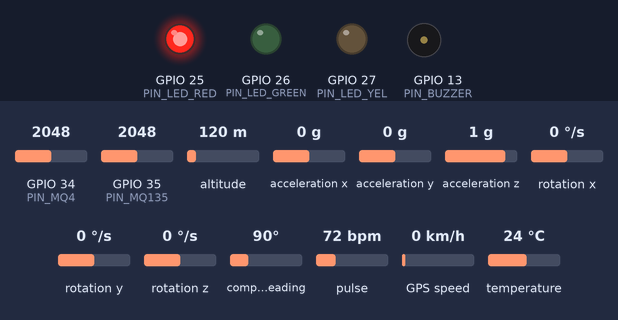
Bench run of a sketch on a simulated ESP32. On the bench: output pins drawn as LEDs (lit = HIGH), buzzer (waves = sounding, pin HIGH). The test bench sets the inputs (shaded band); at power-on: GPIO 35 (PIN_MQ135) = 2048, GPIO 34 (PIN_MQ4) = 2048, altitude 120 m, acceleration x 0 g, acceleration y 0 g, acceleration z 1 g, rotation x 0 °/s, rotation y 0 °/s, rotation z 0 °/s, compass heading 90°, pulse 72 bpm, GPS speed 0 km/h, temperature 24 °C. WiFi joins after 1.5 s; servers stay silent unless stated; uploads are accepted with an empty reply; EEPROM starts erased; the GPS gets a fix after 3 s at 37.7749, -122.4194 with 8 satellites; what the sketch prints to the serial monitor is not drawn.

Above: at 1.7 s.
1.8 s: GPIO 35 (PIN_MQ135) set to 739
5.9 s: GPIO 35 (PIN_MQ135) set to 617
At 7.0 s:
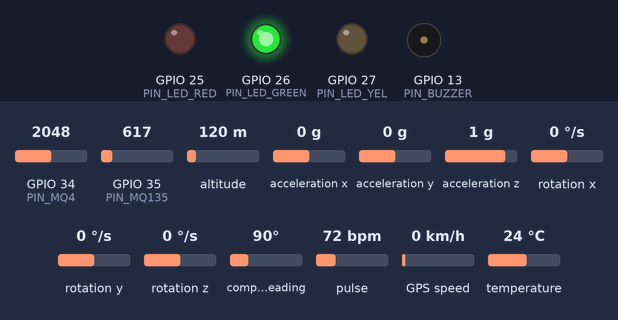
7.5 s: GPIO 35 (PIN_MQ135) set to 56
9.0 s: GPIO 35 (PIN_MQ135) set to 46
At 11.7 s:
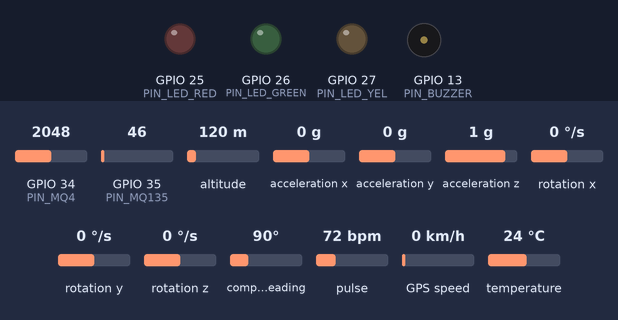
13.1 s: GPIO 35 (PIN_MQ135) set to 122
At 14.2 s:
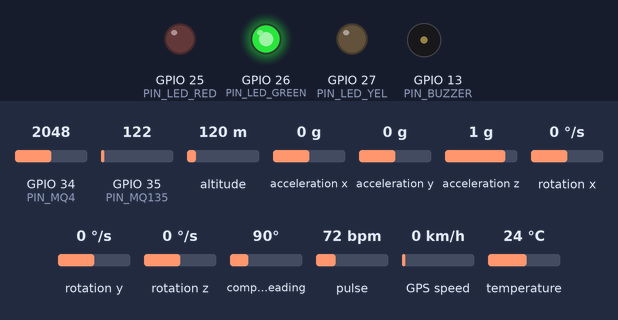
15.0 s: GPIO 34 (PIN_MQ4) set to 2129
16.5 s: GPIO 34 (PIN_MQ4) set to 2249
At 17.7 s:
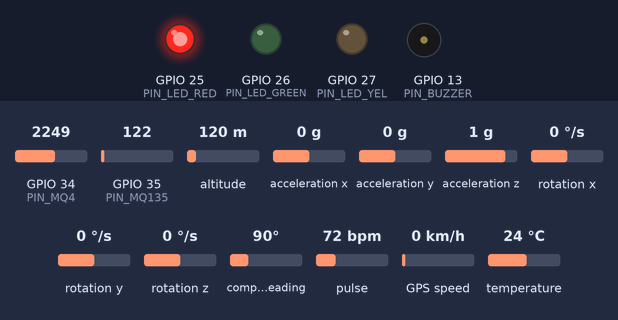
Timing chart, 0 to 21.6 s (numbered marks = the images above; inputs shaded):
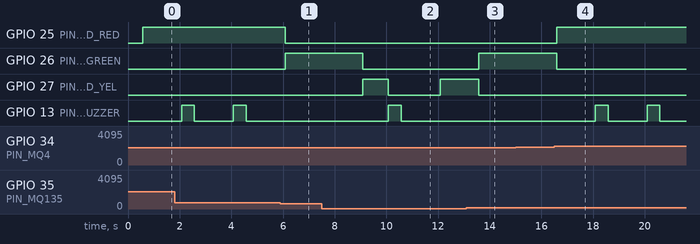

The sketch:

skimms_esp32_firmware.ino
```cpp
/**
 * SKIMMS - Smart Kavach for Intelligent Mine Monitoring
 * ESP32 Helmet Firmware v2.5.2-enterprise
 * Team HEXACREW, Dept. of Applied Optics and Photonics, University of Calcutta
 *
 * Hardware Pinout:
 * - MQ-4 Methane: GPIO34 (ADC1_CH6)
 * - MQ-135 Toxic Air: GPIO35 (ADC1_CH7)
 * - I2C SDA: GPIO21, SCL: GPIO22 (MPU6050 at 0x68, MAX30105 at 0x57)
 * - GPS NEO-6M: UART2 (RX2: GPIO16, TX2: GPIO17, 9600 baud)
 * - Green LED: GPIO26, Yellow LED: GPIO27, Red LED: GPIO25, Buzzer: GPIO13
 *
 * Key Architectural Upgrades:
 * 1. Hardware Task Watchdog Timer (esp_task_wdt, 5s timeout) on both Core 0 & Core 1
 * 2. Dynamic Sensor Calibration Engine:
 *    - Ingests R0, RL, and curve constants (A, B) from Server via /api/helmet/calibration
 *    - Converts raw 12-bit ADC -> Sensor Resistance Rs -> Calibrated PPM
 *    - Evaluates hazards against calibrated thresholds
 * 3. 20-packet offline ring buffer for tunnel blindspots
 */

#include <WiFi.h>
#include <HTTPClient.h>
#include <Wire.h>
#include <Adafruit_MPU6050.h>
#include <Adafruit_Sensor.h>
#include "MAX30105.h"
#include <TinyGPSPlus.h>
#include <Preferences.h>
#include <esp_task_wdt.h>

// ----------------------------------------------------
// Node Configuration & Device Authorization Key
// ----------------------------------------------------
#define BOARD_ID "ESP32_NODE_01"
const char* DEVICE_KEY = "kavach_devkey_9f81c201a4bc88";

// WiFi Credentials (2.4 GHz)
const char* WIFI_SSID = "MINE_AP_SECTOR_A";
const char* WIFI_PASS = "KavachSecure2026";

// Server Endpoints
const char* SERVER_TELEMETRY_URL = "http://192.168.1.100:3000/api/telemetry";
const char* SERVER_CALIBRATION_URL = "http://192.168.1.100:3000/api/helmet/calibration";

// ----------------------------------------------------
// Hardware Watchdog Timer Config
// ----------------------------------------------------
#define WDT_TIMEOUT_SECONDS 5

// ----------------------------------------------------
// GPIO Pin Definitions
// ----------------------------------------------------
#define PIN_MQ4       34
#define PIN_MQ135     35
#define PIN_LED_GREEN 26
#define PIN_LED_YEL   27
#define PIN_LED_RED   25
#define PIN_BUZZER    13
#define GPS_RX_PIN    16
#define GPS_TX_PIN    17

#define ACCEL_IMPACT  24.5  // m/s^2

// ----------------------------------------------------
// Sensor Calibration Parameters Structure
// ----------------------------------------------------
struct CalibrationConfig {
  float mq4_r0 = 10.0;       // Clean air sensor resistance in kOhms (after 48h burn-in)
  float mq4_rl = 20.0;       // Load resistor on breakout board in kOhms
  float mq4_curve_a = 1000.0;// Power law constant A (PPM = A * (Rs/R0)^B)
  float mq4_curve_b = -2.85; // Power law exponent B for CH4
  float mq4_limit_ppm = 1000.0; // 1000 ppm CH4 early warning limit

  float mq135_r0 = 76.6;     // Clean air resistance in kOhms
  float mq135_rl = 20.0;     // Load resistor in kOhms
  float mq135_curve_a = 110.0;
  float mq135_curve_b = -2.86;
  float mq135_limit_ppm = 50.0; // 50 ppm air quality threshold
};

CalibrationConfig calib;
Preferences prefs;

// ----------------------------------------------------
// Hardware Instances & Telemetry Queue
// ----------------------------------------------------
Adafruit_MPU6050 mpu;
MAX30105 particleSensor;
TinyGPSPlus gps;
HardwareSerial gpsSerial(2);

struct TelemetryPacket {
  char json[450];
};

#define QUEUE_SIZE 20
QueueHandle_t telemetryQueue;

// Sensor Health Flags
bool mpu_ok = false;
bool max_ok = false;
bool mq4_ok = false;
bool mq135_ok = false;

// ----------------------------------------------------
// Calibration Calculation Helpers
// ----------------------------------------------------
float calculatePpm(int rawAdc, float r0, float rl, float a, float b) {
  if (rawAdc <= 20) return 0.0f;
  if (rawAdc >= 4075) return 9999.0f; // Saturated

  // 12-bit ADC (0..4095), 3.3V VCC
  float voltage = (rawAdc / 4095.0f) * 3.3f;
  if (voltage >= 3.25f) voltage = 3.25f;

  // Rs = (Vcc - Vout) * RL / Vout
  float rs = ((3.3f - voltage) / voltage) * rl;
  if (rs <= 0.01f || r0 <= 0.01f) return 0.0f;

  float ratio = rs / r0;
  float ppm = a * pow(ratio, b);
  return (ppm < 0.0f) ? 0.0f : ppm;
}

void loadStoredCalibration() {
  prefs.begin("skimms_cal", false);
  calib.mq4_r0 = prefs.getFloat("mq4_r0", calib.mq4_r0);
  calib.mq4_rl = prefs.getFloat("mq4_rl", calib.mq4_rl);
  calib.mq4_curve_a = prefs.getFloat("mq4_a", calib.mq4_curve_a);
  calib.mq4_curve_b = prefs.getFloat("mq4_b", calib.mq4_curve_b);
  calib.mq4_limit_ppm = prefs.getFloat("mq4_lim", calib.mq4_limit_ppm);

  calib.mq135_r0 = prefs.getFloat("mq135_r0", calib.mq135_r0);
  calib.mq135_rl = prefs.getFloat("mq135_rl", calib.mq135_rl);
  calib.mq135_curve_a = prefs.getFloat("mq135_a", calib.mq135_curve_a);
  calib.mq135_curve_b = prefs.getFloat("mq135_b", calib.mq135_curve_b);
  calib.mq135_limit_ppm = prefs.getFloat("mq135_lim", calib.mq135_limit_ppm);
  prefs.end();
  Serial.printf("[Calib] Stored MQ-4 R0=%.2f kOhm, MQ-135 R0=%.2f kOhm loaded\n", calib.mq4_r0, calib.mq135_r0);
}

// ----------------------------------------------------
// Core 0 Task: WiFi, HTTPClient & Watchdog Petting
// ----------------------------------------------------
void NetworkTask(void *pvParameters) {
  Serial.println("[Core 0] Network task registering to Task Watchdog...");
  // Register this Core 0 task with the Hardware Task Watchdog
  esp_task_wdt_add(NULL);

  WiFi.mode(WIFI_STA);
  WiFi.begin(WIFI_SSID, WIFI_PASS);

  HTTPClient http;
  TelemetryPacket packet;
  unsigned long lastCalibSync = 0;

  for (;;) {
    // Pet Core 0 watchdog on every iteration
    esp_task_wdt_reset();

    // Check WiFi Connection
    if (WiFi.status() != WL_CONNECTED) {
      WiFi.reconnect();
      vTaskDelay(pdMS_TO_TICKS(1000));
      continue;
    }

    // Periodic Calibration Sync (Every 60 seconds)
    unsigned long now = millis();
    if (now - lastCalibSync > 60000 || lastCalibSync == 0) {
      lastCalibSync = now;
      http.begin(SERVER_CALIBRATION_URL);
      http.addHeader("x-device-key", DEVICE_KEY);
      int code = http.GET();
      if (code == 200) {
        String payload = http.getString();
        // Parse simple JSON tokens
        // Example: {"mq4_r0":12.5,"mq4_limit_ppm":1000,"mq135_r0":78.2}
        int idx = payload.indexOf("\"mq4_r0\":");
        if (idx > 0) {
          float newR0 = payload.substring(idx + 9).toFloat();
          if (newR0 > 0.5f && newR0 != calib.mq4_r0) {
            calib.mq4_r0 = newR0;
            prefs.begin("skimms_cal", false);
            prefs.putFloat("mq4_r0", newR0);
            prefs.end();
            Serial.printf("[Calib Sync] Updated MQ-4 R0 to %.2f kOhm\n", newR0);
          }
        }
      }
      http.end();
    }

    // Dequeue next telemetry packet
    if (xQueueReceive(telemetryQueue, &packet, pdMS_TO_TICKS(100)) == pdPASS) {
      http.begin(SERVER_TELEMETRY_URL);
      http.addHeader("Content-Type", "application/json");
      http.addHeader("x-device-key", DEVICE_KEY);
      http.setTimeout(1200);

      int httpCode = http.POST(packet.json);
      if (httpCode == 200) {
        // Success
      } else if (httpCode == 401) {
        Serial.println("[Core 0 Error] 401 Unauthorized - Device Key Mismatch!");
      } else if (httpCode == 403) {
        Serial.println("[Core 0 Error] 403 Forbidden - Node ID not registered!");
      }
      http.end();
    }

    vTaskDelay(pdMS_TO_TICKS(50));
  }
}

// ----------------------------------------------------
// Setup
// ----------------------------------------------------
void setup() {
  Serial.begin(115200);
  delay(500);
  Serial.println("\n==============================================");
  Serial.println("  SKIMMS Smart Kavach Helmet Firmware v2.5.2  ");
  Serial.println("  Hardware Watchdog & Dynamic Calibration Engine");
  Serial.println("  Dept of AOP, University of Calcutta        ");
  Serial.println("==============================================");

  // 1. Initialize Hardware Task Watchdog Timer (5s timeout)
  Serial.println("[Watchdog] Initializing Hardware Task Watchdog Timer (5s)...");
  #if ESP_IDF_VERSION >= ESP_IDF_VERSION_VAL(5, 0, 0)
    esp_task_wdt_config_t wdt_config = {
      .timeout_ms = WDT_TIMEOUT_SECONDS * 1000,
      .idle_core_mask = (1 << portNUM_PROCESSORS) - 1,
      .trigger_panic = true
    };
    esp_task_wdt_init(&wdt_config);
  #else
    esp_task_wdt_init(WDT_TIMEOUT_SECONDS, true);
  #endif
  // Register main setup / loop task (Core 1)
  esp_task_wdt_add(NULL);

  // 2. Load Stored Calibration Profiles
  loadStoredCalibration();

  // 3. Configure Pins
  pinMode(PIN_LED_GREEN, OUTPUT);
  pinMode(PIN_LED_YEL, OUTPUT);
  pinMode(PIN_LED_RED, OUTPUT);
  pinMode(PIN_BUZZER, OUTPUT);

  digitalWrite(PIN_LED_GREEN, LOW);
  digitalWrite(PIN_LED_YEL, LOW);
  digitalWrite(PIN_LED_RED, LOW);
  digitalWrite(PIN_BUZZER, LOW);

  pinMode(PIN_MQ4, INPUT);
  pinMode(PIN_MQ135, INPUT);

  // 4. Initialize I2C Bus on GPIO21 (SDA), GPIO22 (SCL)
  Wire.begin(21, 22);

  // Initialize MPU6050
  if (mpu.begin()) {
    mpu.setAccelerometerRange(MPU6050_RANGE_16_G);
    mpu.setFilterBandwidth(MPU6050_BAND_21_HZ);
    mpu_ok = true;
    Serial.println("[Init] MPU6050 initialized at 0x68");
  } else {
    Serial.println("[Init Warn] MPU6050 offline!");
  }

  // Initialize MAX30105
  if (particleSensor.begin(Wire, I2C_SPEED_FAST)) {
    particleSensor.setup();
    particleSensor.setPulseAmplitudeRed(0x0A);
    particleSensor.setPulseAmplitudeGreen(0);
    max_ok = true;
    Serial.println("[Init] MAX30105 initialized at 0x57");
  } else {
    Serial.println("[Init Warn] MAX30105 offline!");
  }

  // Initialize GPS on UART2
  gpsSerial.begin(9600, SERIAL_8N1, GPS_RX_PIN, GPS_TX_PIN);

  // 5. Create Telemetry Queue for Core 0 (20 packets ring buffer)
  telemetryQueue = xQueueCreate(QUEUE_SIZE, sizeof(TelemetryPacket));

  // 6. Pin Network Task to Core 0
  xTaskCreatePinnedToCore(
    NetworkTask,
    "NetworkTask",
    8192,
    NULL,
    1,
    NULL,
    0
  );

  Serial.println("[Core 1] Local Safety Loop running with Watchdog active.");
}

// ----------------------------------------------------
// Core 1 Main Loop: Local Safety & Watchdog Petting
// ----------------------------------------------------
unsigned long lastSampleTime = 0;

void loop() {
  // CRITICAL: Pet the Hardware Watchdog on Core 1 to signal healthy operation
  esp_task_wdt_reset();

  // Feed GPS parser
  while (gpsSerial.available() > 0) {
    gps.encode(gpsSerial.read());
  }

  unsigned long now = millis();
  if (now - lastSampleTime >= 500) {
    lastSampleTime = now;

    // 1. Read Raw ADC from Gas Sensors
    int raw_mq4 = analogRead(PIN_MQ4);
    int raw_mq135 = analogRead(PIN_MQ135);
    mq4_ok = (raw_mq4 > 50 && raw_mq4 < 4090);
    mq135_ok = (raw_mq135 > 50 && raw_mq135 < 4090);

    // 2. Compute Calibrated PPM values using dynamic curves
    float mq4_ppm = calculatePpm(raw_mq4, calib.mq4_r0, calib.mq4_rl, calib.mq4_curve_a, calib.mq4_curve_b);
    float mq135_ppm = calculatePpm(raw_mq135, calib.mq135_r0, calib.mq135_rl, calib.mq135_curve_a, calib.mq135_curve_b);

    // 3. Read Accelerometer
    float total_accel = 9.8f;
    if (mpu_ok) {
      sensors_event_t a, g, temp;
      mpu.getEvent(&a, &g, &temp);
      total_accel = sqrt(a.acceleration.x * a.acceleration.x +
                         a.acceleration.y * a.acceleration.y +
                         a.acceleration.z * a.acceleration.z);
    }

    // 4. Read MAX30105 Optical Contact IR
    uint32_t irValue = 0;
    if (max_ok) {
      irValue = particleSensor.getIR();
    }

    // 5. Offline Sensors Count
    int missing = 0;
    if (!mpu_ok) missing++;
    if (!max_ok) missing++;
    if (!mq4_ok) missing++;
    if (!mq135_ok) missing++;

    // 6. Evaluate Local Safety Hazards (Combines Raw Threshold & Calibrated PPM)
    bool env_hazard = (raw_mq4 >= 2200) || (mq4_ppm >= calib.mq4_limit_ppm) ||
                      (raw_mq135 >= 2000) || (mq135_ppm >= calib.mq135_limit_ppm);

    bool is_weak_contact = (irValue >= 1000 && irValue <= 20000);
    bool health_hazard = (total_accel >= ACCEL_IMPACT) || is_weak_contact;

    // 7. Drive Local Actuators (Never blocked by WiFi)
    if (env_hazard) {
      digitalWrite(PIN_LED_RED, HIGH);
      digitalWrite(PIN_LED_YEL, LOW);
      digitalWrite(PIN_LED_GREEN, LOW);
    } else if (health_hazard || missing > 0) {
      digitalWrite(PIN_LED_RED, LOW);
      if (missing > 0) {
        digitalWrite(PIN_LED_YEL, (now / 2000) % 2 == 0 ? HIGH : LOW);
      } else {
        digitalWrite(PIN_LED_YEL, HIGH);
      }
      digitalWrite(PIN_LED_GREEN, LOW);
    } else {
      digitalWrite(PIN_LED_RED, LOW);
      digitalWrite(PIN_LED_YEL, LOW);
      digitalWrite(PIN_LED_GREEN, HIGH);
    }

    // Buzzer cadence
    unsigned long buzzPeriod = 0;
    if (env_hazard) buzzPeriod = 2000;
    else if (health_hazard) buzzPeriod = 5000;
    else if (missing > 0) buzzPeriod = 10000;

    if (buzzPeriod > 0) {
      bool active = (now % buzzPeriod) < 400;
      digitalWrite(PIN_BUZZER, active ? HIGH : LOW);
    } else {
      digitalWrite(PIN_BUZZER, LOW);
    }

    // 8. Package Telemetry Contract JSON with Raw ADC + Calibrated PPM
    bool gpsValid = gps.location.isValid();
    double lat = gpsValid ? gps.location.lat() : 22.5726;
    double lng = gpsValid ? gps.location.lng() : 88.3639;

    TelemetryPacket p;
    snprintf(p.json, sizeof(p.json),
      "{\"board_id\":\"%s\",\"battery\":88,"
      "\"gps\":{\"valid\":%s,\"lat\":%.4f,\"lng\":%.4f},"
      "\"sensors\":{\"mq4\":%d,\"mq135\":%d,\"mq4_ppm\":%.1f,\"mq135_ppm\":%.1f,\"accel\":%.2f,\"ir\":%u},"
      "\"status\":{\"mpu_ok\":%s,\"max_ok\":%s,\"mq4_ok\":%s,\"mq135_ok\":%s,"
      "\"health_hazard\":%s,\"env_hazard\":%s,\"missing\":%d},\"ts\":%lu}",
      BOARD_ID,
      gpsValid ? "true" : "false", lat, lng,
      raw_mq4, raw_mq135, mq4_ppm, mq135_ppm, total_accel, (unsigned int)irValue,
      mpu_ok ? "true" : "false", max_ok ? "true" : "false",
      mq4_ok ? "true" : "false", mq135_ok ? "true" : "false",
      health_hazard ? "true" : "false", env_hazard ? "true" : "false",
      missing,
      now
    );

    // Queue for Core 0 (Drop oldest if 20-packet queue is full)
    if (uxQueueSpacesAvailable(telemetryQueue) == 0) {
      TelemetryPacket dropped;
      xQueueReceive(telemetryQueue, &dropped, 0);
    }
    xQueueSend(telemetryQueue, &p, 0);
  }
}
```

Measured:
- the behaviour switches between 678 and 677 on GPIO 35 (PIN_MQ135) (found by bisection; images 0 and 1)
- the behaviour switches between 51 and 50 on GPIO 35 (PIN_MQ135) (found by bisection; images 1 and 2)
- the behaviour switches between 2199 and 2200 on GPIO 34 (PIN_MQ4) (found by bisection; images 3 and 4)
- after the input at 5.9 s, GPIO 25 (PIN_LED_RED): HIGH → LOW after 0.18 s; GPIO 26 (PIN_LED_GREEN): LOW → HIGH after 0.18 s; GPIO 13 (PIN_BUZZER): stays LOW (without the input it goes to HIGH after 0.18 s)
- after the input at 7.5 s, every drawn part: stays the same
- after the input at 9.0 s, GPIO 26 (PIN_LED_GREEN): HIGH → LOW after 0.08 s; GPIO 27 (PIN_LED_YEL): LOW → HIGH after 0.08 s, → LOW 1.0 s later, → HIGH 2.0 s later; GPIO 13 (PIN_BUZZER): LOW → HIGH after 1.1 s, → LOW 0.50 s later
- after the input at 13.1 s, GPIO 26 (PIN_LED_GREEN): LOW → HIGH after 0.49 s; GPIO 27 (PIN_LED_YEL): HIGH → LOW after 0.49 s instead of 0.99 s
- after the input at 15.0 s, every drawn part: stays the same
- after the input at 16.5 s, GPIO 25 (PIN_LED_RED): LOW → HIGH after 0.09 s; GPIO 26 (PIN_LED_GREEN): HIGH → LOW after 0.09 s; GPIO 13 (PIN_BUZZER): alternates HIGH for 0.50 s and LOW for 1.5 s, starting after 1.6 s
- by itself, GPIO 13 (PIN_BUZZER): alternates HIGH for 0.50 s and LOW for 1.5 s
